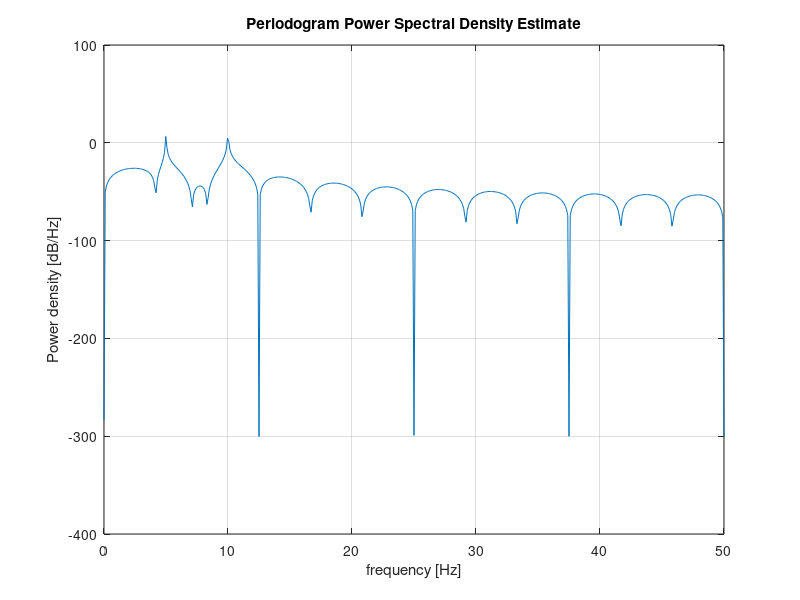

Here is the MATLAB script that generated this plot:
%To obtain periodogram of the signal
clc
clear all
close all
%Step 1: Generate the signal
f1=5;
f2=10;
Fs=100;
t=0:1/Fs:10;
x=sin(2*pi*f1*t)+sin(2*pi*f2*t);
periodogram(x,[],'onesided',1024,Fs);
